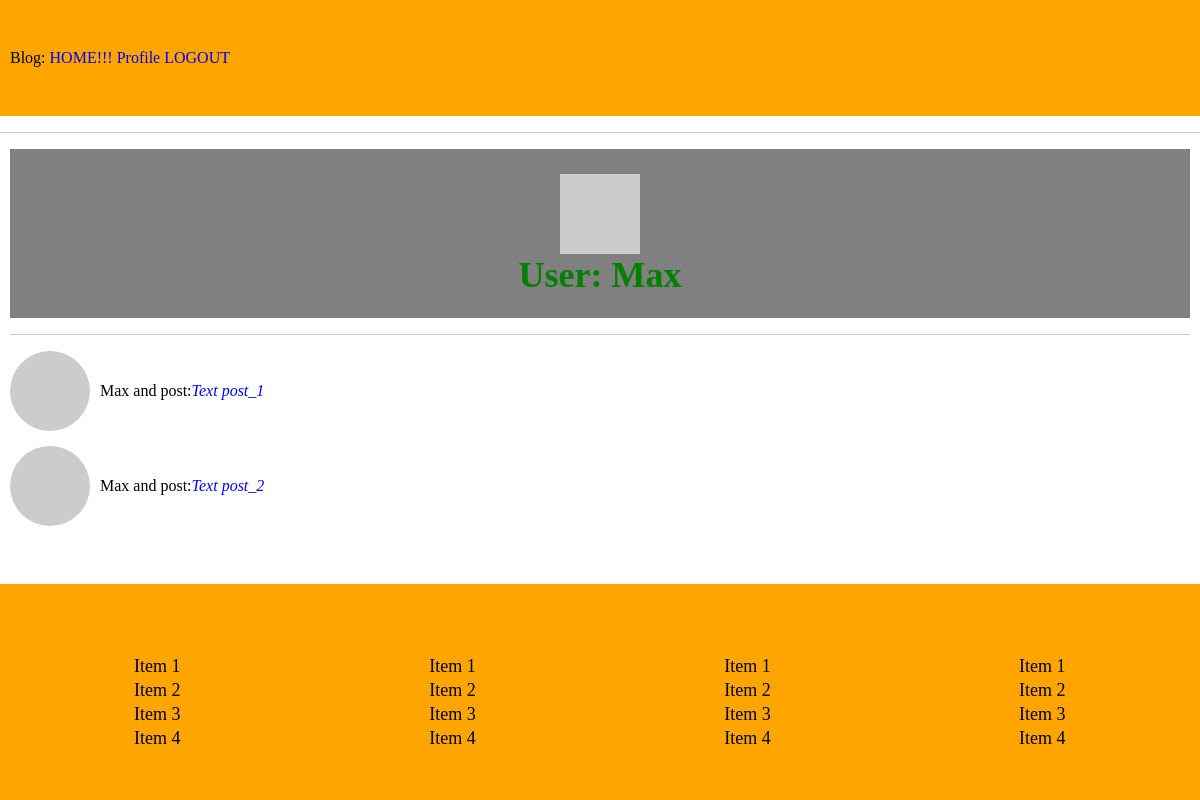
The page /user/Max (signed in) on the database its author committed.
### apps/models.py (models this page shows, shortened)
class User(UserMixin, db.Model):
    id = db.Column(db.Integer, primary_key=True)
    username = db.Column(db.String(55), index=True, unique=True)
    email = db.Column(db.String(120), index=True, unique=True)
    password_hash = db.Column(db.String(130))
    posts = db.relationship('Post', backref='author', lazy='dynamic')
    about_me = db.Column(db.String(150))
    last_seen = db.Column(db.DateTime, default=datetime.utcnow)
    def avatar(self, size):
        digest = md5(self.email.lower().encode('utf-8')).hexdigest()
        return 'https://www.gravatar.com/avatar/{}?d=identicon&s={}'.format(digest, size)

### apps/routes.py (the view)
@app.route('/user/<username>')
@login_required
def user(username):
    user = User.query.filter_by(username=username).first_or_404()
    posts = [
        {'author': user, 'body': "Text post_1"},
        {'author': user, 'body': "Text post_2"}
    ]
    return render_template('user.html', user=user, posts=posts)

### apps/models.py (called while the page is built)
@login.user_loader
def load_user(id):
    return User.query.get(int(id))

### apps/routes.py (called while the page is built)
@app.before_request
def before_request():
    if current_user.is_authenticated:
        current_user.last_seen = datetime.utcnow()
        print(datetime.utcnow())
        db.session.commit()

### apps/templates/user.html (shortened to what this page needs)
{% extends "base.html" %}
{% block content %}
    <div class="profile">
        <img src="{{user.avatar(100)}}" alt="avatar_user">
        <h1 style="color: green; font-size: 36px;">User: {{user.username}}</h1>
    </div>
    <hr>
    {% for post in posts %}
        {% include '_post.html' %}
    {% endfor %}
{% endblock %}

### apps/templates/_post.html
<div class="user__posts">
    <img class="user__posts-img"  src="{{post.author.avatar(40) }}" alt="avatar_post">
    {{ post.author.username }} and post: <i style="color: blue;">{{ post.body }}</i>
</div>

### apps/static/css/style.css (style rules this page uses)
body,html { height: 100%; }
body { display: flex; flex-direction: column; }
.profile { background-color: grey; text-align:center; padding: 25px; }
.user__posts { display: block; margin-bottom: 15px; display: flex; align-items: center; }
.user__posts-img { border-radius: 50%; margin-right: 10px; }

### rows shown on the page
User: username "Max", author.username "Max" "Max"

### other values the page prints
{{ post.body }} "Text post_1" "Text post_2"
